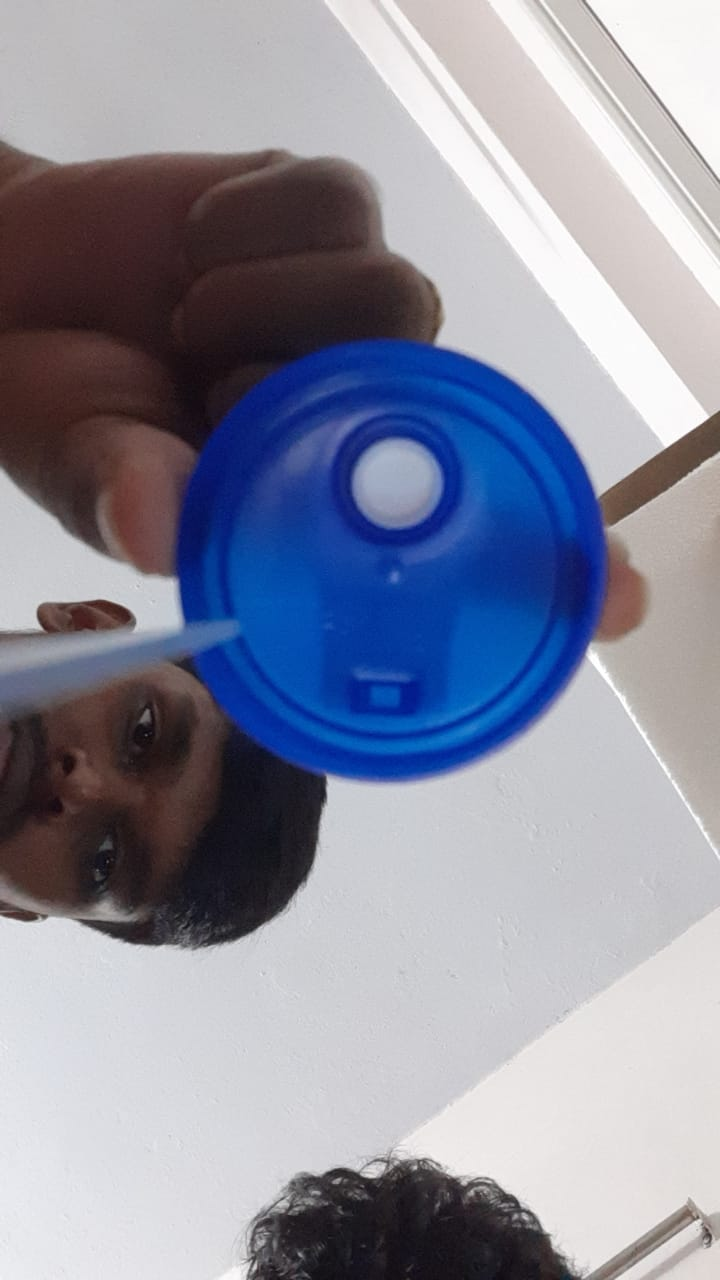
#> input picture distance-to-camera/images/15cm_26mm_focal.jpeg, 720 x 1280 px
$ python -i distance_camera.py   (imports and definitions only)
#> lines starting #> are read from the running program, lines starting #| are printed output that depends on the picture; after the words box and inside, x2 and y2 are one past the last pixel; in counts of white or black regions, pixels touching at a corner belong together
#> further down, picture is the input picture: shape (1280, 720, 3); mean B, G, R 159.7, 143.3, 140.7
import numpy as np
import sys
import os
import cv2
import math

lower = {'red':(166, 84, 141), 'blue':(97, 100, 117)}
upper = {'red':(186,255,255), 'blue':(117,255,255)}
KNOWN_DISTANCE = 47
KNOWN_WIDTH = 15
focalLength =0
def main(raspi=False):
    if raspi:
        os.system('sudo modprobe bcm2835-v4l2')

    cam= cv2.VideoCapture(0)

    global focalLength
    focalLength = focallength()
    while (True):
        ret, image = cam.read()
        #image = cv2.imread("images/93_15_red1.jpg")
        #image = cv2.imread("/home/pi/Desktop/93_15_red1.jpg")
        image=cv2.resize(image,(400,300))
        cv2.waitKey(10)
        marker = find_marker(image)
        cv2.imshow("image", image)

def find_marker(image):

    hsv = cv2.cvtColor(image, cv2.COLOR_BGR2HSV)
#> hsv: shape (1280, 720, 3); mean H, S, V 89.5, 61.8, 165.5
    frame=image
    disr={}
    disb={}
    cv2.putText(frame,".",(200,150),cv2.FONT_HERSHEY_SIMPLEX, 5, (50, 120, 220), 2)
#> frame: shape (1280, 720, 3); 0.01% of pixels changed, all inside (x1, y1, x2, y2) = (219, 139, 232, 152)

    for key, value in upper.items():

        kernel = np.ones((9,9),np.uint8)
        mask = cv2.inRange(hsv, lower[key], upper[key])
        maskOpen = cv2.morphologyEx(mask, cv2.MORPH_OPEN, kernel)
        maskClose = cv2.morphologyEx(maskOpen, cv2.MORPH_CLOSE, kernel)
        mask = maskClose

        if key == 'red':

            conts,h = cv2.findContours(mask.copy(), cv2.RETR_EXTERNAL,cv2.CHAIN_APPROX_SIMPLE)


            for i in range(len(conts)):

                M = cv2.moments(conts[i])
                cX = int(M["m10"] / M["m00"])
                cY = int(M["m01"] / M["m00"])
                cv2.drawContours(frame,conts,-1,(50,150,150),2)
                cv2.circle(image, (cX, cY), 7, (255, 255, 255), -1)
                cv2.putText(image, "center", (cX - 20, cY - 20),cv2.FONT_HERSHEY_SIMPLEX, 0.5, (255, 255, 255), 2)

                x,y,w,h=cv2.boundingRect(conts[i])
                cv2.rectangle(frame,(x,y),(x+w,y+h),(0,0,255), 1)
                disr[i]=distance_to_camera(KNOWN_WIDTH, focalLength,w)
                print (disr[i])
                dx=cX-200
                dy=cY-150
                dx1=dx*15/w
                dy1=dy*15/h
                rad1=math.atan(dx1/disr[i])
                deg1=rad1*180/3.14
                rad2=math.atan(dy1/disr[i])
                deg2=rad2*180/3.14
                #print("red-x = "+str(deg1)+"   \tred-y = "+str(deg2)+"-----target"+str(i))

                cv2.putText(frame,"target"+str(i)+"dis - "+str(disr[i]),(x,y),cv2.FONT_HERSHEY_SIMPLEX, 0.5, (6, 25, 200), 2)


        elif key == 'blue':

            conts,h = cv2.findContours(mask.copy(), cv2.RETR_EXTERNAL,cv2.CHAIN_APPROX_SIMPLE)
            cv2.drawContours(frame,conts,-1,(255,0,0),1)

            for i in range(len(conts)):


                M = cv2.moments(conts[i])
                cX = int(M["m10"] / M["m00"])
                cY = int(M["m01"] / M["m00"])
                cv2.drawContours(frame,conts,-1,(50,150,150),1)
                cv2.circle(image, (cX, cY), 7, (255, 255, 255), -1)
                cv2.putText(image, "center", (cX - 20, cY - 20),cv2.FONT_HERSHEY_SIMPLEX, 0.5, (255, 255, 255), 2)

                x,y,w,h=cv2.boundingRect(conts[i])
                cv2.rectangle(frame,(x,y),(x+w,y+h),(0,0,255), 1)
                disb[i]=distance_to_camera(KNOWN_WIDTH, focalLength,w)
                dx=cX-200
                dy=cY-150
                dx1=dx*15/w
                dy1=dy*15/h
                rad1=math.atan(dx1/disb[i])
                deg1=rad1*180/3.14
                rad2=math.atan(dy1/disb[i])
                deg2=rad2*180/3.14
                #print("blue-x = "+str(deg1)+"   \tblue-y = "+str(deg2)+"--------obstacle"+str(i))


                cv2.putText(frame,"obstacle"+str(i)+"dis - "+str(disb[i]),(x,y),cv2.FONT_HERSHEY_SIMPLEX, 0.5, (6, 25, 200), 2)
#> this loop made 2 passes
#> pass 2, in find_marker, `mask = cv2.inRange(hsv, lower[key], upper[key])`:
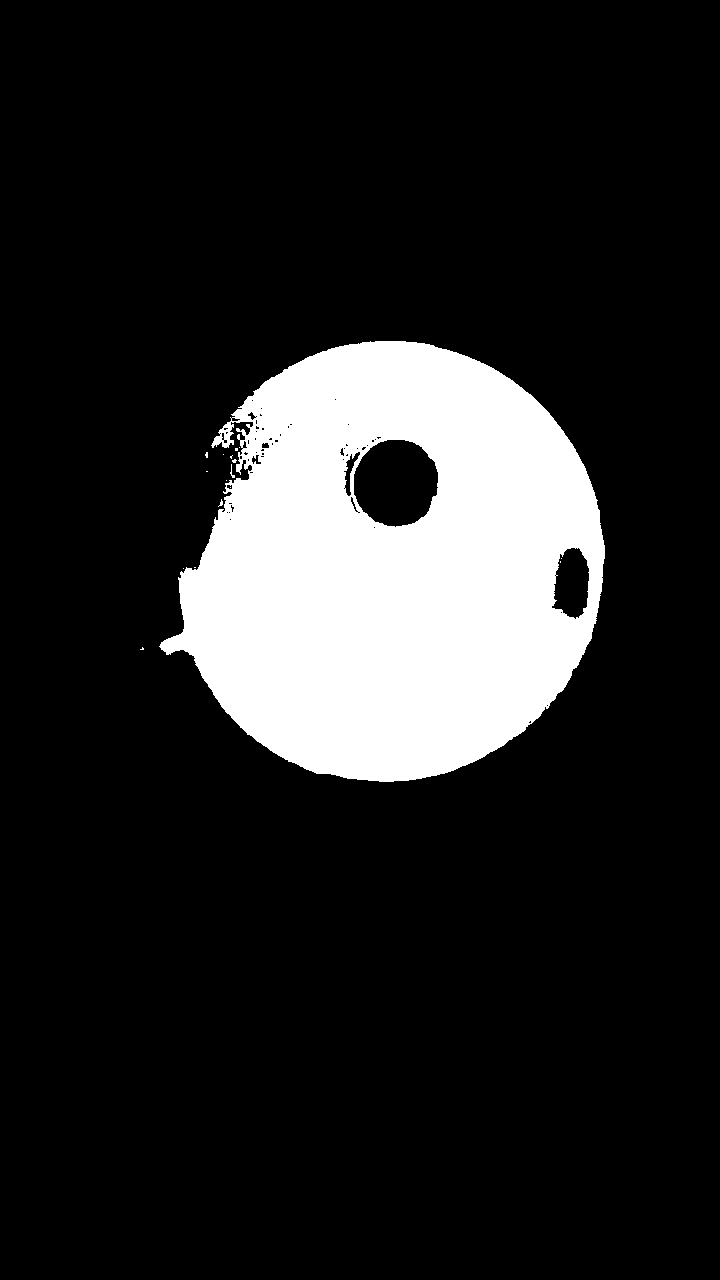
#> mask: shape (1280, 720); 14.8% white; 17 white regions (15 under 20 px), largest, box (x1, y1, x2, y2) and area: (159, 341, 605, 782) 136101, (230, 464, 235, 478) 23
#> pass 2, in find_marker, `maskOpen = cv2.morphologyEx(mask, cv2.MORPH_OPEN, kernel)`:
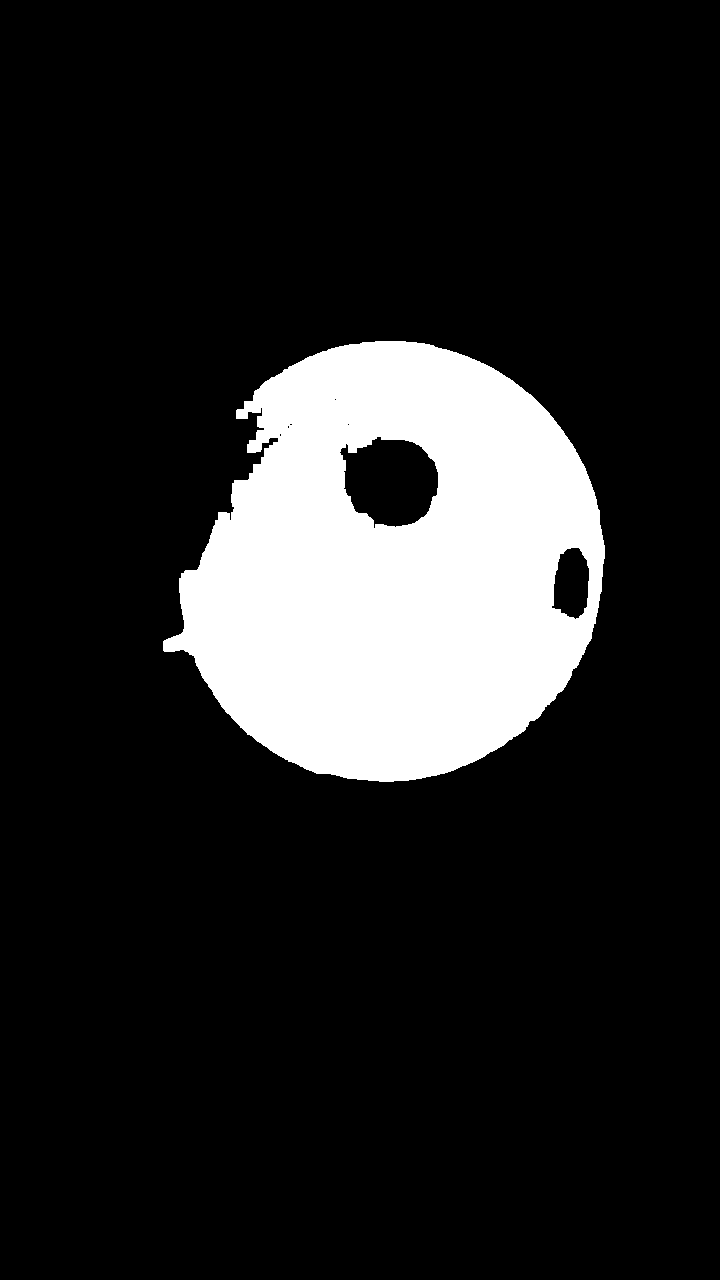
#> maskOpen: shape (1280, 720); 14.6% white; 1 white region, box (x1, y1, x2, y2) and area: (163, 341, 605, 782) 134164
#> after the loop:
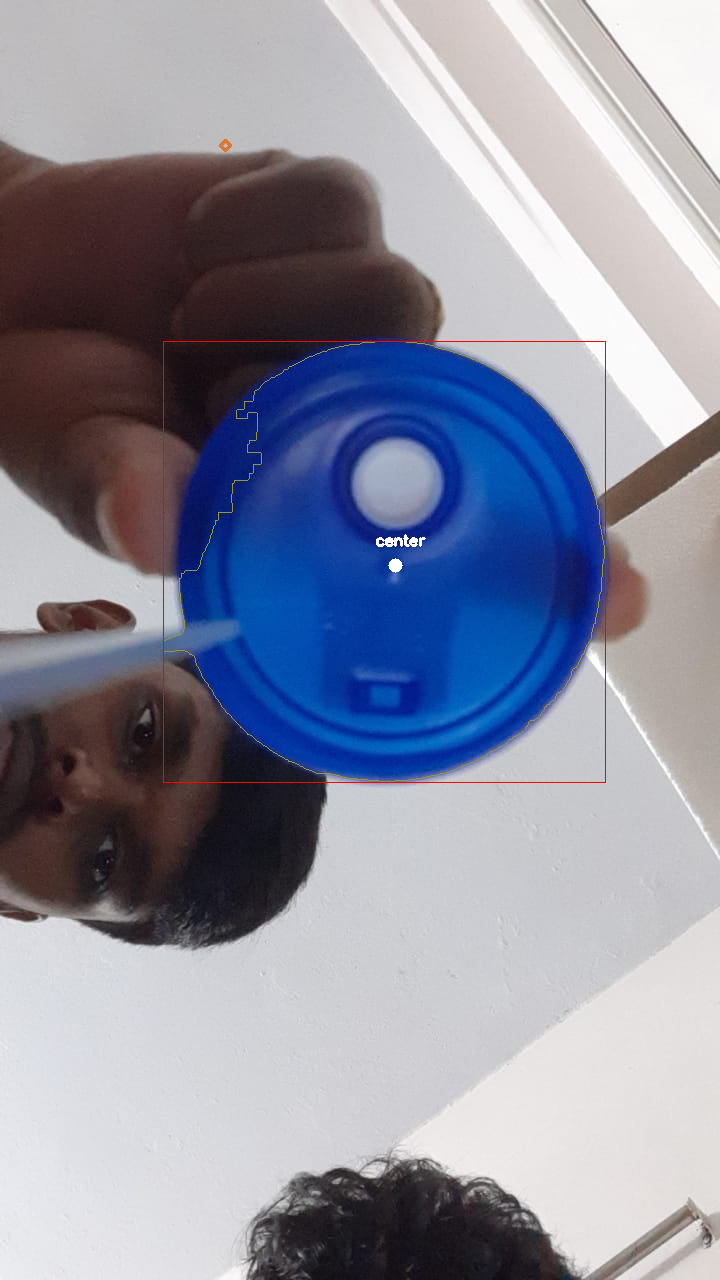
#> frame: shape (1280, 720, 3); mean B, G, R 159.4, 143.3, 141.2
#> after the loop, disb = {0: 0}; disr = 0 items

def distance_to_camera(knownWidth, focalLength, perWidth):
    return (knownWidth * focalLength) / perWidth

def focallength():
    img = cv2.imread("/home/pi/Pictures/img1.jpg")
    img=cv2.resize(img,(400,300))
    hsv = cv2.cvtColor(img, cv2.COLOR_BGR2HSV)
    frame=img
    kernel = np.ones((9,9),np.uint8)
    mask = cv2.inRange(hsv,(166, 84, 141),(186,255,255))
    maskOpen = cv2.morphologyEx(mask, cv2.MORPH_OPEN, kernel)
    maskClose = cv2.morphologyEx(maskOpen, cv2.MORPH_CLOSE, kernel)
    mask = maskClose
    conts,h = cv2.findContours(mask.copy(), cv2.RETR_EXTERNAL,cv2.CHAIN_APPROX_SIMPLE)
    cv2.drawContours(frame,conts,-1,(255,0,0),3)
    #print(len(conts))
    for i in range(len(conts)):
        x,y,w,h=cv2.boundingRect(conts[i])
        cv2.rectangle(frame,(x,y),(x+w,y+h),(0,0,255), 2)
        focalLength = (w* KNOWN_DISTANCE) / KNOWN_WIDTH
    return (focalLength)


# [2 lines not run here, left out]

>>> import cv2
>>> picture = cv2.imread('../../../distance-to-camera/images/15cm_26mm_focal.jpeg')
#> (the run stopped early here; a loop or call above may not have finished)
